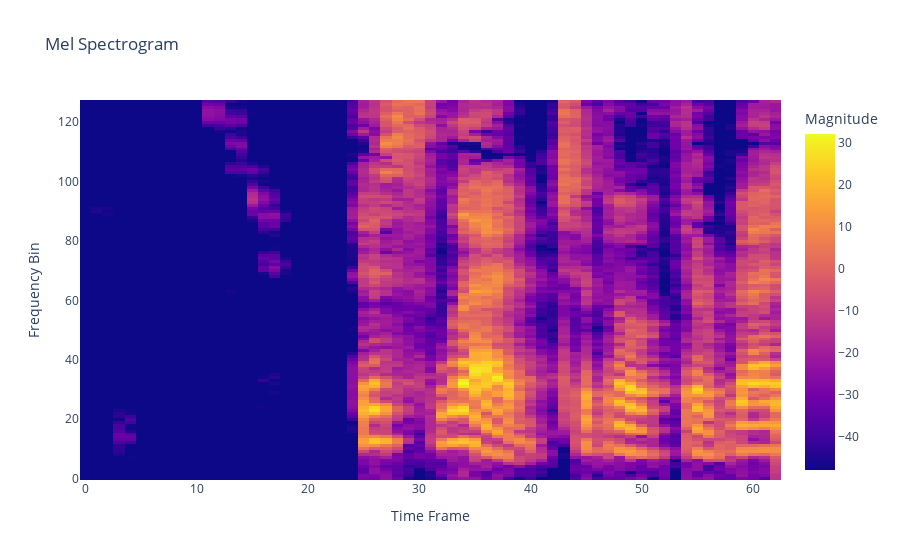

Here is the notebook cell this chart was saved with:
### Code cell
import plotly.express as px
import numpy as np
import torch


# Plot using Plotly
fig = px.imshow(dumb_dataset_real[15].squeeze().numpy(), origin='lower', aspect='auto',
                labels=dict(x="Time Frame", y="Frequency Bin", color="Magnitude"),
                title="Mel Spectrogram")
fig.show()

### Figure 1 — Plotly figure (JSON) as saved in the notebook; plotly's stock layout.template omitted (floating-point values rounded to 4 significant figures; data arrays with more than 128 entries replaced by an {"elided": "..."} marker saying what was removed)
{"data": [{"coloraxis": "coloraxis", "hovertemplate": "Time Frame: %{x}<br>Frequency Bin: %{y}<br>Magnitude: %{z}<extra></extra>", "name": "0", "type": "heatmap", "xaxis": "x", "yaxis": "y", "z": {"elided": "128x63 float values"}}], "layout": {"autosize": true, "coloraxis": {"colorbar": {"title": {"text": "Magnitude"}}, "colorscale": [[0, "#0d0887"], [0.1111, "#46039f"], [0.2222, "#7201a8"], [0.3333, "#9c179e"], [0.4444, "#bd3786"], [0.5556, "#d8576b"], [0.6667, "#ed7953"], [0.7778, "#fb9f3a"], [0.8889, "#fdca26"], [1, "#f0f921"]]}, "title": {"text": "Mel Spectrogram"}, "xaxis": {"anchor": "y", "autorange": true, "domain": [0, 1], "range": [-0.5, 62.5], "title": {"text": "Time Frame"}}, "yaxis": {"anchor": "x", "autorange": true, "domain": [0, 1], "range": [-0.5, 127.5], "title": {"text": "Frequency Bin"}}}}
